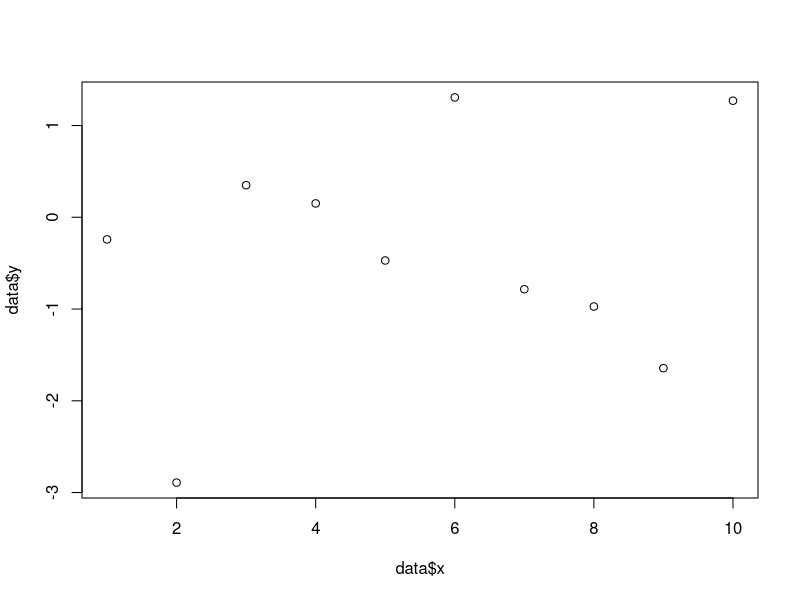

This chart was generated by the following R code:
## ---- chunk 1
# Load a library
library(ggplot2)

# Create some sample data
data <- data.frame(
  x = 1:10,
  y = rnorm(10)
)

# Make a plot
plot(data$x, data$y)
